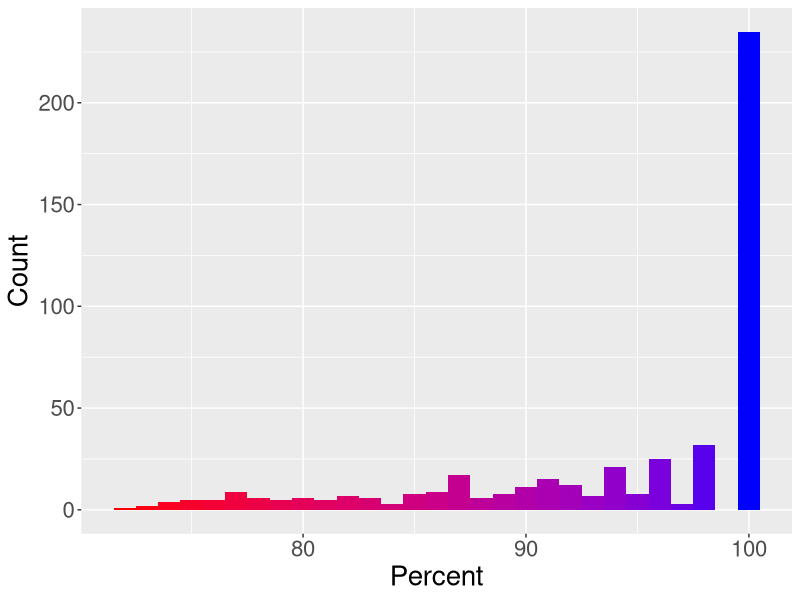
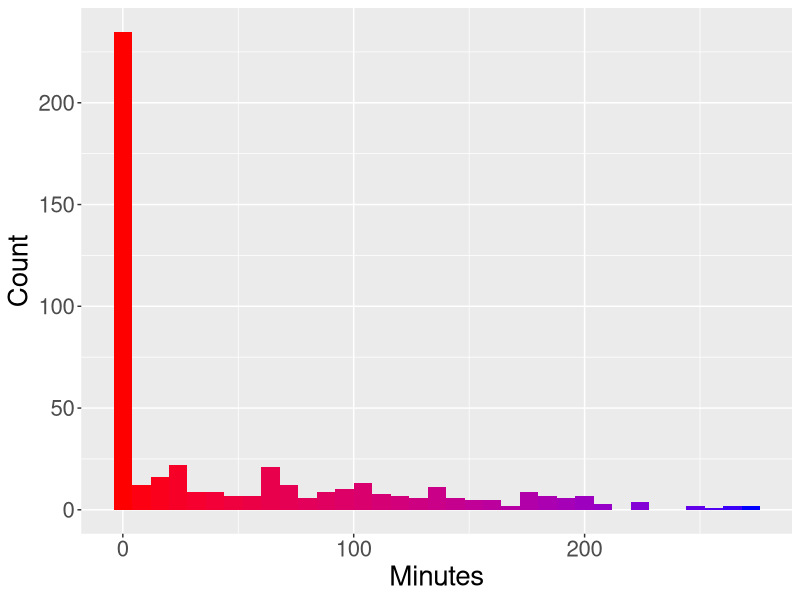
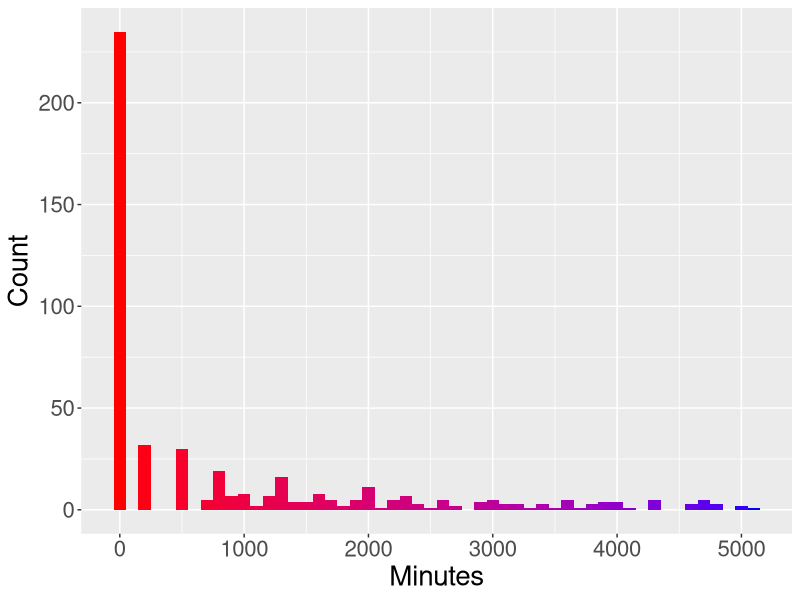
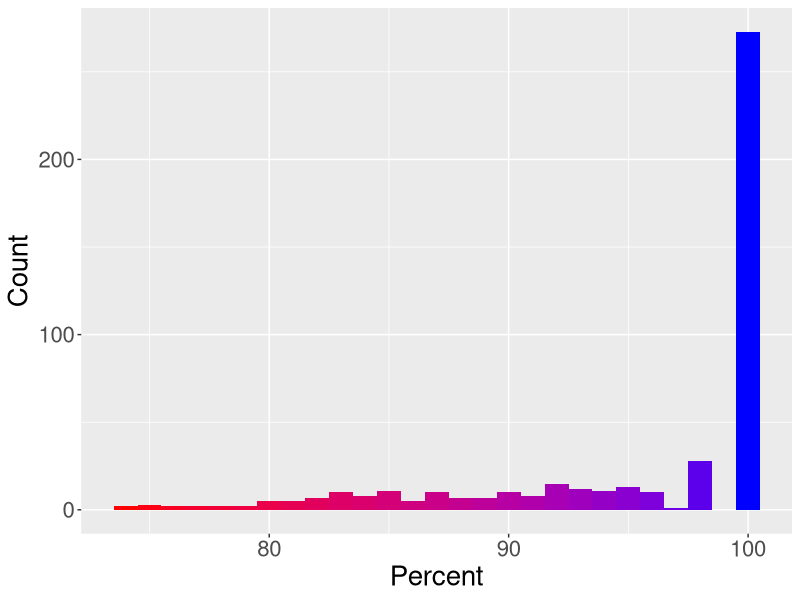
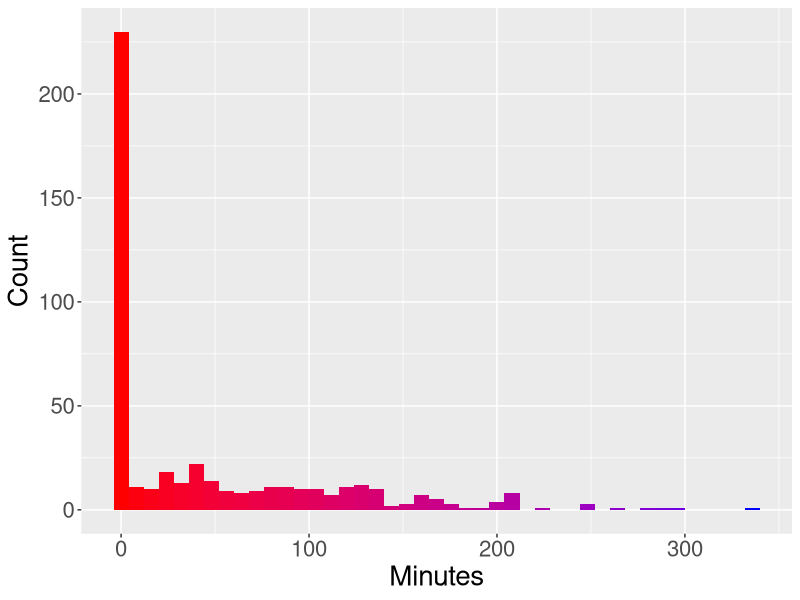
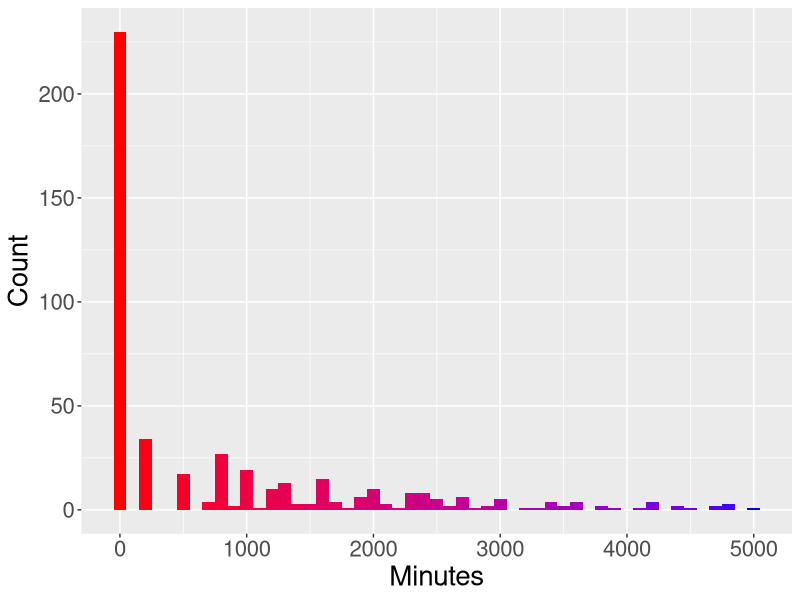
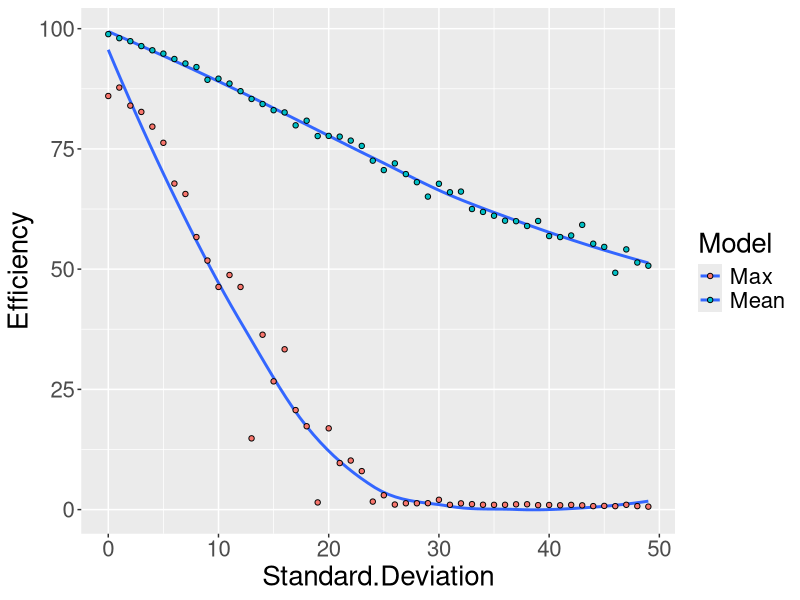
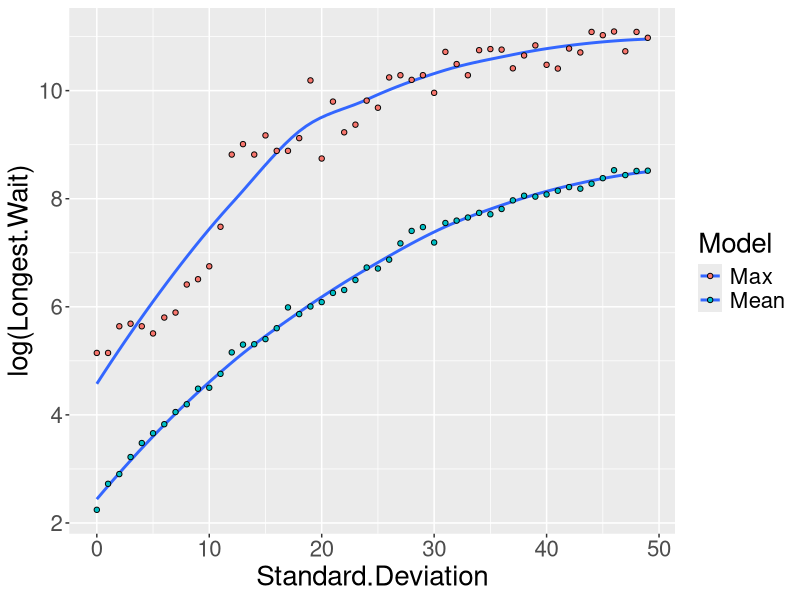

Reproduce these figures in R, in order.
library(ggplot2)
library(reshape)
library(dplyr)

# creates graphs for the project

# read in data
df.0 <- read.csv("Data/Original Model.csv")
df.1 <- read.csv("Data/Send Home.csv")
df.max <- read.csv("Data/v3_max_data.csv")
df.mean <- read.csv("Data/v3_mean_data.csv")
df.max$Model <- "Max"
df.mean$Model <- "Mean"
df <- rbind(df.max, df.mean)

# make histogram graphs
ggplot(df.0, aes(x=Efficiency, fill = ..x..)) + geom_histogram(binwidth = 1) + scale_fill_gradient(low = "red", high = "blue") +
  labs(x = "Percent", y = "Count") + theme(legend.position = "none", text = element_text(size=20))
ggsave("Images/EfficiencyBase.png")
ggplot(df.0, aes(x=Longest.Wait, fill = ..x..)) + geom_histogram(binwidth = 8) + scale_fill_gradient(low = "red", high = "blue") +
  labs(x = "Minutes", y = "Count") + theme(legend.position = "none", text = element_text(size=20))
ggsave("Images/SPWaitBase.png")
ggplot(df.0, aes(x=Total.Wait, fill = ..x..)) + geom_histogram(binwidth = 100) + scale_fill_gradient(low = "red", high = "blue") +
  labs(x = "Minutes", y = "Count") + theme(legend.position = "none", text = element_text(size=20))
ggsave("Images/LongWaitBase.png")

ggplot(df.1, aes(x=Efficiency, fill = ..x..)) + geom_histogram(binwidth = 1) + scale_fill_gradient(low = "red", high = "blue") +
  labs(x = "Percent", y = "Count") + theme(legend.position = "none", text = element_text(size=20))
ggsave("Images/EfficiencySH.png")
ggplot(df.1, aes(x=Longest.Wait, fill = ..x..)) + geom_histogram(binwidth = 8) + scale_fill_gradient(low = "red", high = "blue") +
  labs(x = "Minutes", y = "Count") + theme(legend.position = "none", text = element_text(size=20))
ggsave("Images/SPWaitSH.png")
ggplot(df.1, aes(x=Total.Wait, fill = ..x..)) + geom_histogram(binwidth = 100) + scale_fill_gradient(low = "red", high = "blue") +
  labs(x = "Minutes", y = "Count") + theme(legend.position = "none", text = element_text(size=20))
ggsave("Images/LongWaitSH.png")

# linear methods, some good, some not so good
#lm.efficiency.mean <- lm(df.mean$Efficiency ~ df.mean$Standard.Deviation)
#lm.efficiency.max <- lm(df.max$Efficiency ~ df.max$Standard.Deviation)

# exponential graphs
#lm.spwait.max.log <- lm(log(df.max$Longest.Wait) ~ df.max$Standard.Deviation)
#lm.totalwait.max.log <- lm(log(df.max$Total.Wait) ~ df.max$Standard.Deviation)
#lm.spwait.mean.log <- lm(log(df.mean$Longest.Wait) ~ df.mean$Standard.Deviation)
#lm.totalwait.mean.log <- lm(log(df.mean$Total.Wait) ~ df.mean$Standard.Deviation)

#summary(lm.efficiency.mean)
#summary(lm.efficiency.max)
#summary(lm.spwait.max.log)
#summary(lm.totalwait.max.log)
#summary(lm.spwait.mean.log)
#summary(lm.totalwait.mean.log)

# linear best fit
ggplot(data = df, aes(Standard.Deviation, Efficiency, fill=Model)) + stat_smooth(se = FALSE, method = 'loess', formula = y~x) + geom_point(pch=21) + theme(text = element_text(size=20))
ggsave("Images/lmEfficiency.png")
# exponential best fit
ggplot(data = df, aes(Standard.Deviation, log(Longest.Wait), fill=Model)) + stat_smooth(se = FALSE, method = 'loess', formula = y~x) + geom_point(pch=21) + theme(text = element_text(size=20))
ggsave("Images/LogLongestWait.png")
ggplot(data = df, aes(Standard.Deviation, log(Total.Wait), fill=Model)) + stat_smooth(se = FALSE, method = 'loess', formula = y~x) + geom_point(pch=21) + theme(text = element_text(size=20))
ggsave("Images/LogTotalWait.png")
